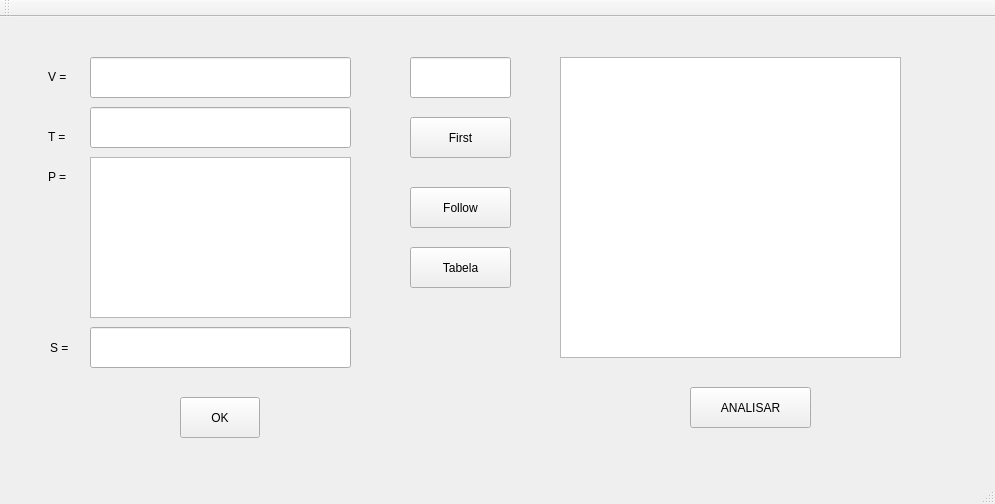
<?xml version="1.0" encoding="UTF-8"?>
<ui version="4.0">
 <class>MainWindow</class>
 <widget class="QMainWindow" name="MainWindow">
  <property name="geometry">
   <rect>
    <x>0</x>
    <y>0</y>
    <width>995</width>
    <height>504</height>
   </rect>
  </property>
  <property name="windowTitle">
   <string>MainWindow</string>
  </property>
  <widget class="QWidget" name="centralWidget">
   <widget class="QLineEdit" name="variaveis">
    <property name="geometry">
     <rect>
      <x>90</x>
      <y>40</y>
      <width>261</width>
      <height>41</height>
     </rect>
    </property>
   </widget>
   <widget class="QLineEdit" name="terminais">
    <property name="geometry">
     <rect>
      <x>90</x>
      <y>90</y>
      <width>261</width>
      <height>41</height>
     </rect>
    </property>
   </widget>
   <widget class="QLineEdit" name="inicial">
    <property name="geometry">
     <rect>
      <x>90</x>
      <y>310</y>
      <width>261</width>
      <height>41</height>
     </rect>
    </property>
   </widget>
   <widget class="QPlainTextEdit" name="producoes">
    <property name="geometry">
     <rect>
      <x>90</x>
      <y>140</y>
      <width>261</width>
      <height>161</height>
     </rect>
    </property>
   </widget>
   <widget class="QPushButton" name="inserirGramatica">
    <property name="geometry">
     <rect>
      <x>180</x>
      <y>380</y>
      <width>80</width>
      <height>41</height>
     </rect>
    </property>
    <property name="text">
     <string>OK</string>
    </property>
   </widget>
   <widget class="QLabel" name="label">
    <property name="geometry">
     <rect>
      <x>48</x>
      <y>50</y>
      <width>31</width>
      <height>20</height>
     </rect>
    </property>
    <property name="text">
     <string>V =</string>
    </property>
   </widget>
   <widget class="QLabel" name="label_2">
    <property name="geometry">
     <rect>
      <x>48</x>
      <y>110</y>
      <width>31</width>
      <height>20</height>
     </rect>
    </property>
    <property name="text">
     <string>T =</string>
    </property>
   </widget>
   <widget class="QLabel" name="label_3">
    <property name="geometry">
     <rect>
      <x>48</x>
      <y>150</y>
      <width>31</width>
      <height>20</height>
     </rect>
    </property>
    <property name="text">
     <string>P =</string>
    </property>
   </widget>
   <widget class="QLabel" name="label_4">
    <property name="geometry">
     <rect>
      <x>50</x>
      <y>310</y>
      <width>21</width>
      <height>41</height>
     </rect>
    </property>
    <property name="text">
     <string>S =</string>
    </property>
   </widget>
   <widget class="QPlainTextEdit" name="codigoTokenizado">
    <property name="geometry">
     <rect>
      <x>560</x>
      <y>40</y>
      <width>341</width>
      <height>301</height>
     </rect>
    </property>
   </widget>
   <widget class="QPushButton" name="analisar">
    <property name="geometry">
     <rect>
      <x>690</x>
      <y>370</y>
      <width>121</width>
      <height>41</height>
     </rect>
    </property>
    <property name="text">
     <string>ANALISAR</string>
    </property>
   </widget>
   <widget class="QLineEdit" name="variavelEscolhida">
    <property name="geometry">
     <rect>
      <x>410</x>
      <y>40</y>
      <width>101</width>
      <height>41</height>
     </rect>
    </property>
   </widget>
   <widget class="QPushButton" name="first">
    <property name="geometry">
     <rect>
      <x>410</x>
      <y>100</y>
      <width>101</width>
      <height>41</height>
     </rect>
    </property>
    <property name="text">
     <string>First</string>
    </property>
   </widget>
   <widget class="QPushButton" name="follow">
    <property name="geometry">
     <rect>
      <x>410</x>
      <y>170</y>
      <width>101</width>
      <height>41</height>
     </rect>
    </property>
    <property name="text">
     <string>Follow</string>
    </property>
   </widget>
   <widget class="QPushButton" name="tabela">
    <property name="geometry">
     <rect>
      <x>410</x>
      <y>230</y>
      <width>101</width>
      <height>41</height>
     </rect>
    </property>
    <property name="text">
     <string>Tabela</string>
    </property>
   </widget>
  </widget>
  <widget class="QMenuBar" name="menuBar">
   <property name="geometry">
    <rect>
     <x>0</x>
     <y>0</y>
     <width>995</width>
     <height>19</height>
    </rect>
   </property>
  </widget>
  <widget class="QToolBar" name="mainToolBar">
   <attribute name="toolBarArea">
    <enum>TopToolBarArea</enum>
   </attribute>
   <attribute name="toolBarBreak">
    <bool>false</bool>
   </attribute>
  </widget>
  <widget class="QStatusBar" name="statusBar"/>
 </widget>
 <layoutdefault spacing="6" margin="11"/>
 <resources/>
 <connections/>
</ui>
